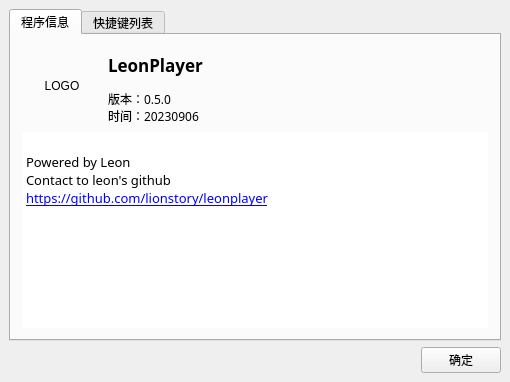
<?xml version="1.0" encoding="UTF-8"?>
<ui version="4.0">
 <class>About</class>
 <widget class="QWidget" name="About">
  <property name="geometry">
   <rect>
    <x>0</x>
    <y>0</y>
    <width>510</width>
    <height>382</height>
   </rect>
  </property>
  <property name="font">
   <font>
    <pointsize>9</pointsize>
   </font>
  </property>
  <property name="windowTitle">
   <string>LeonPlayer 关于</string>
  </property>
  <property name="windowIcon">
   <iconset>
    <normaloff>://res/Player.ico</normaloff>://res/Player.ico</iconset>
  </property>
  <layout class="QGridLayout" name="gridLayout">
   <property name="leftMargin">
    <number>9</number>
   </property>
   <property name="topMargin">
    <number>9</number>
   </property>
   <property name="rightMargin">
    <number>9</number>
   </property>
   <property name="bottomMargin">
    <number>9</number>
   </property>
   <property name="spacing">
    <number>6</number>
   </property>
   <item row="0" column="0" colspan="2">
    <widget class="QTabWidget" name="tabWidget">
     <property name="currentIndex">
      <number>0</number>
     </property>
     <widget class="QWidget" name="tab">
      <attribute name="title">
       <string>程序信息</string>
      </attribute>
      <layout class="QVBoxLayout" name="verticalLayout_2">
       <item>
        <layout class="QVBoxLayout" name="verticalLayout">
         <item>
          <layout class="QHBoxLayout" name="horizontalLayout">
           <item>
            <widget class="QLabel" name="LogoLabel">
             <property name="minimumSize">
              <size>
               <width>80</width>
               <height>80</height>
              </size>
             </property>
             <property name="maximumSize">
              <size>
               <width>80</width>
               <height>80</height>
              </size>
             </property>
             <property name="text">
              <string>LOGO</string>
             </property>
             <property name="alignment">
              <set>Qt::AlignCenter</set>
             </property>
            </widget>
           </item>
           <item>
            <layout class="QGridLayout" name="gridLayout_2">
             <item row="0" column="0">
              <widget class="QLabel" name="label_2">
               <property name="font">
                <font>
                 <family>微软雅黑</family>
                 <pointsize>13</pointsize>
                 <bold>true</bold>
                </font>
               </property>
               <property name="text">
                <string>LeonPlayer</string>
               </property>
              </widget>
             </item>
             <item row="1" column="0">
              <widget class="QLabel" name="VersionLabel">
               <property name="font">
                <font>
                 <family>微软雅黑</family>
                 <pointsize>9</pointsize>
                </font>
               </property>
               <property name="text">
                <string>版本：0.5.0
时间：20230906</string>
               </property>
              </widget>
             </item>
            </layout>
           </item>
          </layout>
         </item>
         <item>
          <widget class="QTextBrowser" name="textBrowser_2">
           <property name="font">
            <font>
             <family>微软雅黑</family>
             <pointsize>9</pointsize>
            </font>
           </property>
           <property name="frameShape">
            <enum>QFrame::NoFrame</enum>
           </property>
           <property name="html">
            <string>&lt;!DOCTYPE HTML PUBLIC &quot;-//W3C//DTD HTML 4.0//EN&quot; &quot;http://www.w3.org/TR/REC-html40/strict.dtd&quot;&gt;
&lt;html&gt;&lt;head&gt;&lt;meta name=&quot;qrichtext&quot; content=&quot;1&quot; /&gt;&lt;meta charset=&quot;utf-8&quot; /&gt;&lt;style type=&quot;text/css&quot;&gt;
p, li { white-space: pre-wrap; }
hr { height: 1px; border-width: 0; }
li.unchecked::marker { content: &quot;\2610&quot;; }
li.checked::marker { content: &quot;\2612&quot;; }
&lt;/style&gt;&lt;/head&gt;&lt;body style=&quot; font-family:'微软雅黑'; font-size:9pt; font-weight:400; font-style:normal;&quot;&gt;
&lt;p style=&quot;-qt-paragraph-type:empty; margin-top:0px; margin-bottom:0px; margin-left:0px; margin-right:0px; -qt-block-indent:0; text-indent:0px; font-family:'SimSun';&quot;&gt;&lt;br /&gt;&lt;/p&gt;
&lt;p style=&quot; margin-top:0px; margin-bottom:0px; margin-left:0px; margin-right:0px; -qt-block-indent:0; text-indent:0px;&quot;&gt;&lt;span style=&quot; font-family:'SimSun'; font-size:10pt;&quot;&gt;Powered by Leon&lt;/span&gt;&lt;/p&gt;
&lt;p style=&quot; margin-top:0px; margin-bottom:0px; margin-left:0px; margin-right:0px; -qt-block-indent:0; text-indent:0px;&quot;&gt;&lt;span style=&quot; font-family:'SimSun'; font-size:10pt;&quot;&gt;Contact to leon's github&lt;/span&gt;&lt;/p&gt;
&lt;p style=&quot; margin-top:0px; margin-bottom:0px; margin-left:0px; margin-right:0px; -qt-block-indent:0; text-indent:0px;&quot;&gt;&lt;a href=&quot;https://github.com/lionstory/leonplayer&quot;&gt;&lt;span style=&quot; font-family:'SimSun'; font-size:10pt; text-decoration: underline; color:#0000ff;&quot;&gt;https://github.com/lionstory/leonplayer&lt;/span&gt;&lt;/a&gt;&lt;/p&gt;&lt;/body&gt;&lt;/html&gt;</string>
           </property>
           <property name="openExternalLinks">
            <bool>true</bool>
           </property>
          </widget>
         </item>
        </layout>
       </item>
      </layout>
     </widget>
     <widget class="QWidget" name="tab_2">
      <attribute name="title">
       <string>快捷键列表</string>
      </attribute>
      <layout class="QGridLayout" name="gridLayout_3">
       <item row="0" column="0">
        <widget class="QTextBrowser" name="textBrowser">
         <property name="frameShape">
          <enum>QFrame::NoFrame</enum>
         </property>
         <property name="html">
          <string>&lt;!DOCTYPE HTML PUBLIC &quot;-//W3C//DTD HTML 4.0//EN&quot; &quot;http://www.w3.org/TR/REC-html40/strict.dtd&quot;&gt;
&lt;html&gt;&lt;head&gt;&lt;meta name=&quot;qrichtext&quot; content=&quot;1&quot; /&gt;&lt;meta charset=&quot;utf-8&quot; /&gt;&lt;style type=&quot;text/css&quot;&gt;
p, li { white-space: pre-wrap; }
hr { height: 1px; border-width: 0; }
li.unchecked::marker { content: &quot;\2610&quot;; }
li.checked::marker { content: &quot;\2612&quot;; }
&lt;/style&gt;&lt;/head&gt;&lt;body style=&quot; font-family:'Microsoft YaHei UI'; font-size:9pt; font-weight:400; font-style:normal;&quot;&gt;
&lt;p style=&quot; margin-top:0px; margin-bottom:0px; margin-left:0px; margin-right:0px; -qt-block-indent:0; text-indent:0px;&quot;&gt;&lt;span style=&quot; font-family:'SimSun'; font-size:10pt;&quot;&gt;快捷键	指令&lt;/span&gt;&lt;/p&gt;
&lt;p style=&quot; margin-top:0px; margin-bottom:0px; margin-left:0px; margin-right:0px; -qt-block-indent:0; text-indent:0px;&quot;&gt;&lt;span style=&quot; font-family:'SimSun'; font-size:10pt;&quot;&gt;----------------------------------&lt;/span&gt;&lt;/p&gt;
&lt;p style=&quot; margin-top:0px; margin-bottom:0px; margin-left:0px; margin-right:0px; -qt-block-indent:0; text-indent:0px;&quot;&gt;&lt;span style=&quot; font-family:'SimSun'; font-size:10pt;&quot;&gt;Enter	屏幕-&amp;gt;全屏&lt;/span&gt;&lt;/p&gt;
&lt;p style=&quot; margin-top:0px; margin-bottom:0px; margin-left:0px; margin-right:0px; -qt-block-indent:0; text-indent:0px;&quot;&gt;&lt;span style=&quot; font-family:'SimSun'; font-size:10pt;&quot;&gt;↑	声音-&amp;gt;音量 +&lt;/span&gt;&lt;/p&gt;
&lt;p style=&quot; margin-top:0px; margin-bottom:0px; margin-left:0px; margin-right:0px; -qt-block-indent:0; text-indent:0px;&quot;&gt;&lt;span style=&quot; font-family:'SimSun'; font-size:10pt;&quot;&gt;↓	声音-&amp;gt;音量 -&lt;/span&gt;&lt;/p&gt;
&lt;p style=&quot; margin-top:0px; margin-bottom:0px; margin-left:0px; margin-right:0px; -qt-block-indent:0; text-indent:0px;&quot;&gt;&lt;span style=&quot; font-family:'SimSun'; font-size:10pt;&quot;&gt;→	播放-&amp;gt;定位-&amp;gt;步进5 秒&lt;/span&gt;&lt;/p&gt;
&lt;p style=&quot; margin-top:0px; margin-bottom:0px; margin-left:0px; margin-right:0px; -qt-block-indent:0; text-indent:0px;&quot;&gt;&lt;span style=&quot; font-family:'SimSun'; font-size:10pt;&quot;&gt;←	播放-&amp;gt;定位-&amp;gt;步退5 秒&lt;/span&gt;&lt;/p&gt;&lt;/body&gt;&lt;/html&gt;</string>
         </property>
        </widget>
       </item>
      </layout>
     </widget>
    </widget>
   </item>
   <item row="1" column="1" alignment="Qt::AlignRight">
    <widget class="QPushButton" name="ClosePushButton">
     <property name="layoutDirection">
      <enum>Qt::LeftToRight</enum>
     </property>
     <property name="text">
      <string>确定</string>
     </property>
     <property name="autoDefault">
      <bool>false</bool>
     </property>
    </widget>
   </item>
  </layout>
 </widget>
 <layoutdefault spacing="6" margin="11"/>
 <resources/>
 <connections/>
</ui>
